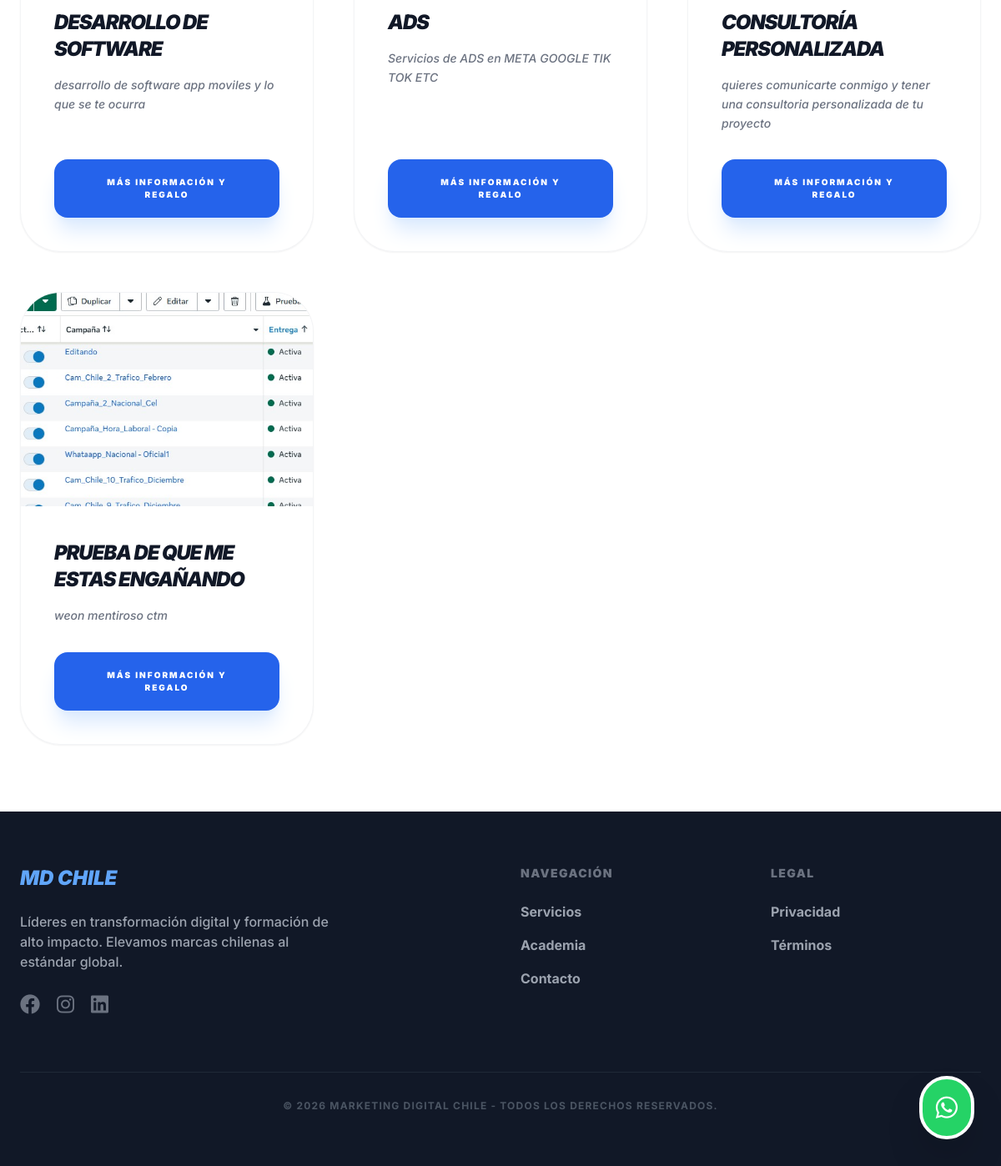
The page /servicios/ (lower part) on the database as committed earlier.
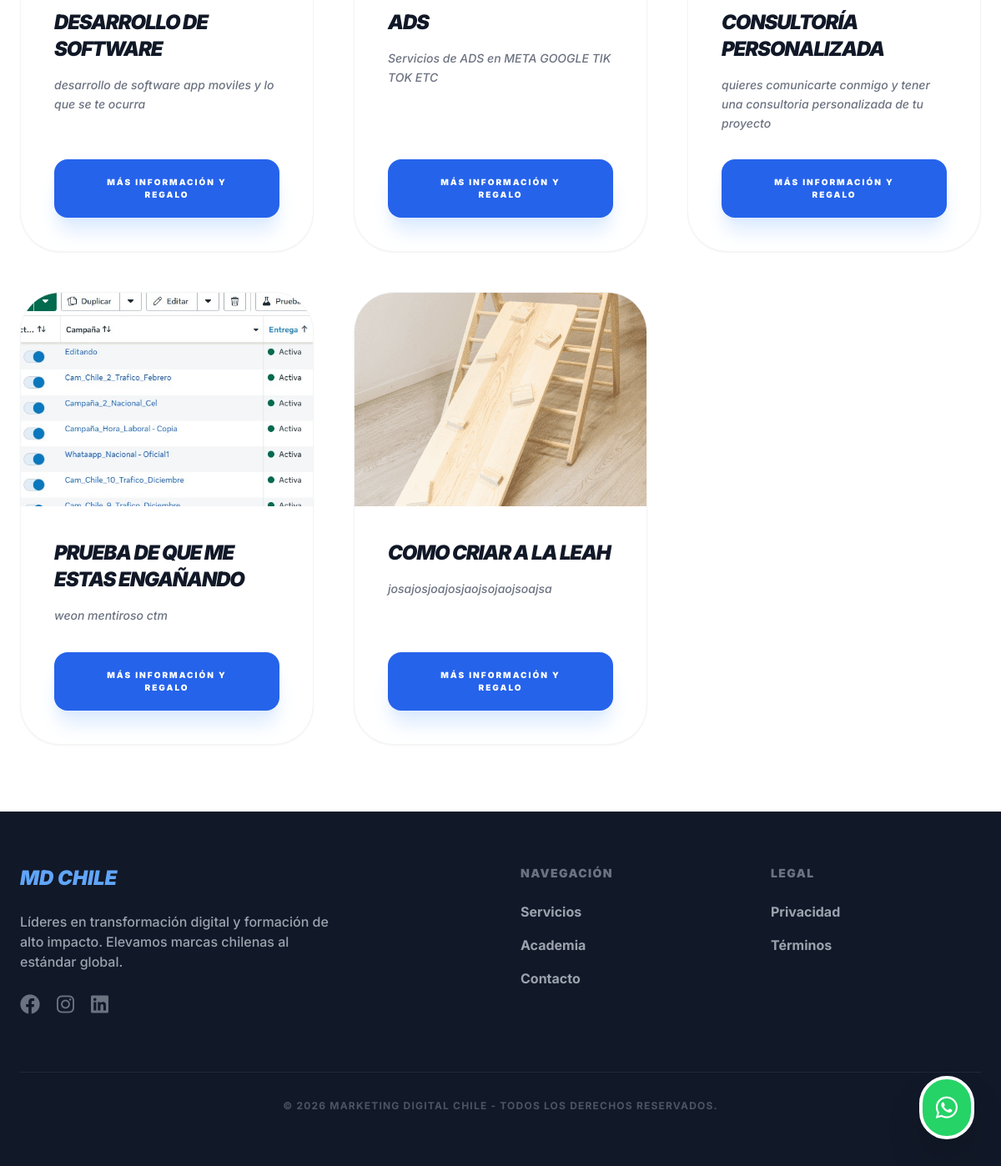
The same page on the database as committed later.
### agency/models.py (models this page shows, shortened)
class Service(models.Model):
    title = models.CharField(max_length=200, verbose_name="Nombre del Servicio")
    slug = models.SlugField(unique=True, blank=True)
    icon_emoji = models.CharField(max_length=10, default="🚀")
    short_description = models.TextField(max_length=300)
    long_description = models.TextField()
    banner_image = models.ImageField(upload_to='services/banners/')
    video_url = models.URLField(blank=True, null=True)
    reels_links = models.TextField(blank=True, null=True)
    order = models.PositiveIntegerField(default=0)
    is_active = models.BooleanField(default=True)
    regalo_pdf = models.FileField(upload_to='leads/pdfs/', blank=True, null=True, verbose_name="Ebook o Guía PDF de Regalo")
    regalo_video_privado = models.URLField(blank=True, null=True, verbose_name="URL Video Privado (YouTube/Vimeo)")
    cta_regalo_text = models.CharField(max_length=100, default="¡Descargar mi regalo ahora!", verbose_name="Texto del Botón de Regalo")
    class Meta:
        ordering = ['order']

### courses/views.py (the view)
# urls.py: path('servicios/', views.services_list, name='services_list'),
def services_list(request):
    from agency.models import Service
    servicios_reales = Service.objects.filter(is_active=True).order_by('order')
    print(f"--- CAPITÁN, CARGANDO {servicios_reales.count()} SERVICIOS ---")
    return render(request, 'servicios_academia.html', {'servicios': servicios_reales})

### courses/templates/servicios_academia.html (shortened to what this page needs)
{% extends 'base.html' %}
{% block content %}
<div class="bg-white py-20 px-6">
    <div class="max-w-7xl mx-auto text-center">
        <div class="grid grid-cols-1 md:grid-cols-3 gap-12">
            {% for s in servicios %}
                <div class="bg-white rounded-[3rem] overflow-hidden border border-gray-100 shadow-sm hover:shadow-2xl transition-all duration-700 group flex flex-col h-full">
                    <div class="h-64 overflow-hidden relative">
                        {% if s.banner_image %}
                            <img src="{{ s.banner_image.url }}" alt="{{ s.title }}" class="w-full h-full object-cover group-hover:scale-110 transition-transform duration-700">
                        {% else %}
                            <div class="w-full h-full bg-blue-50 flex items-center justify-center text-5xl">🚀</div>
                        {% endif %}
                    </div>
                    <div class="p-10 flex flex-col flex-grow text-left">
                        <h3 class="text-2xl font-black text-gray-900 mb-4 uppercase italic tracking-tighter">
                            {{ s.title }}
                        </h3>
                        <p class="text-gray-500 text-sm font-medium leading-relaxed mb-8 italic flex-grow">
                            {{ s.short_description }}
                        </p>
                        <a href="{% url 'service_detail' s.slug %}" class="inline-block bg-blue-600 text-white text-center px-10 py-5 rounded-2xl font-black text-[10px] uppercase tracking-[0.2em] hover:bg-blue-900 transition-all shadow-xl shadow-blue-100 transform hover:-translate-y-1">
                            Más Información y Regalo
                        </a>
                    </div>
                </div>
            {% empty %}
                <div class="col-span-3 py-24 bg-gray-50 rounded-[3rem] border-2 border-dashed border-gray-200">
                    <p class="text-gray-400 font-bold uppercase italic tracking-widest text-center">Sin servicios activos en el panel.</p>
                </div>
            {% endfor %}
        </div>
    </div>
</div>
{% endblock %}

### templates/base.html (shortened to what this page needs)
<!DOCTYPE html>
<html lang="es">
<head>
    <script src="https://cdn.tailwindcss.com"></script>
    <link rel="stylesheet" href="https://cdnjs.cloudflare.com/ajax/libs/font-awesome/6.0.0/css/all.min.css">
</head>
<body class="bg-gray-50 flex flex-col min-h-screen">
    <main class="flex-grow">
        {% block content %}{% endblock %}
    </main>
    <footer class="bg-gray-900 text-white py-16 px-6">
        <div class="max-w-6xl mx-auto grid grid-cols-1 md:grid-cols-4 gap-12">
            <div class="col-span-1 md:col-span-2">
                <h3 class="text-2xl font-black mb-6 text-blue-400 italic">MD CHILE</h3>
                <p class="text-gray-400 max-w-sm mb-6 font-medium">Líderes en transformación digital y formación de alto impacto. Elevamos marcas chilenas al estándar global.</p>
                <div class="flex space-x-5 text-2xl">
                    <a href="#" class="text-gray-500 hover:text-blue-400 transition"><i class="fab fa-facebook"></i></a>
                    <a href="#" class="text-gray-500 hover:text-pink-400 transition"><i class="fab fa-instagram"></i></a>
                    <a href="#" class="text-gray-500 hover:text-blue-300 transition"><i class="fab fa-linkedin"></i></a>
                </div>
            </div>
            <div>
                <h4 class="text-sm font-black uppercase tracking-widest mb-6 text-gray-500">Navegación</h4>
                <ul class="space-y-4 font-bold text-gray-400">
                    <li><a href="{% url 'services_list' %}" class="hover:text-white transition">Servicios</a></li>
                    <li><a href="{% url 'dashboard' %}" class="hover:text-white transition">Academia</a></li>
                    <li><a href="{% url 'contact_view' %}" class="hover:text-white transition">Contacto</a></li>
                </ul>
            </div>
            <div>
                <h4 class="text-sm font-black uppercase tracking-widest mb-6 text-gray-500">Legal</h4>
                <ul class="space-y-4 font-bold text-gray-400">
                    <li><a href="#" class="hover:text-white transition">Privacidad</a></li>
                    <li><a href="#" class="hover:text-white transition">Términos</a></li>
                </ul>
            </div>
        </div>
        <div class="border-t border-gray-800 mt-16 pt-8 text-center text-gray-600 text-xs font-bold uppercase tracking-widest">
            &copy; 2026 Marketing Digital Chile - Todos los derechos reservados.
        </div>
    </footer>
    <a href="https://wa.me/56975899661" target="_blank"
       class="fixed bottom-8 right-8 bg-[#25D366] text-white p-4 rounded-full shadow-2xl hover:scale-110 transition-transform z-50 flex items-center justify-center border-4 border-white">
        <i class="fab fa-whatsapp text-3xl"></i>
    </a>
</body>
</html>

### templates/base.html (style rules this page uses)
body { font-family: 'Inter', sans-serif; }

Rows that differ between the two databases and show on the page:
added Service: banner_image (picture), title "COMO CRIAR A LA LEAH", short_description "josajosjoajosjaojsojaojsoajsa"
